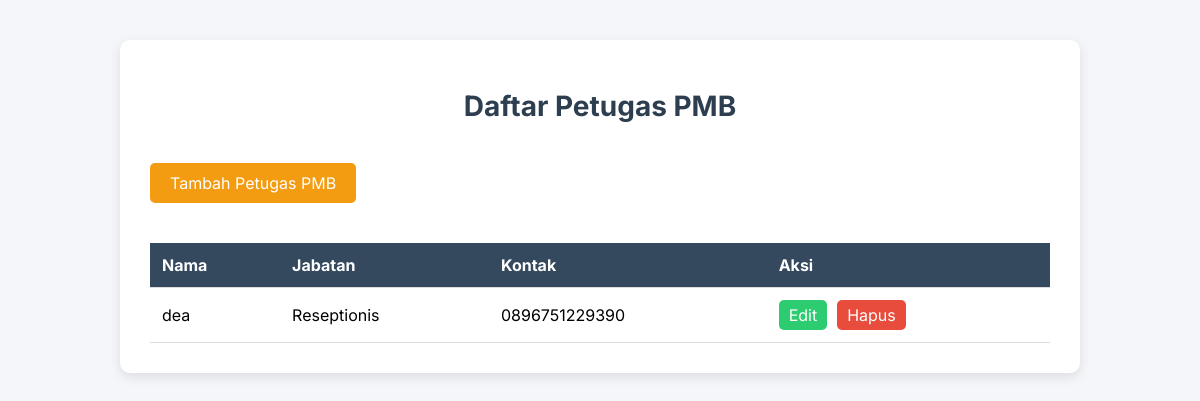
Page /daftar_petugas.php (signed in) on the committed database.
### tables this page shows
CREATE TABLE `tb_petugas_pmb` (
  `id` int(11) NOT NULL,
  `nama` varchar(100) DEFAULT NULL,
  `jabatan` varchar(100) DEFAULT NULL,
  `kontak` varchar(100) DEFAULT NULL
);

### daftar_petugas.php (the view, shortened to what this page needs)
<?php
$koneksi = new mysqli("localhost", "root", "", "db_dey");
$query = "SELECT * FROM tb_petugas_pmb";
$petugas_result = $koneksi->query($query);
?>
<!DOCTYPE html>
<html lang="id">
<head>
</head>
<body>
    <div class="container">
        <h1>Daftar Petugas PMB</h1>
        <a href="tambah_petugas_pmb.php" class="button">Tambah Petugas PMB</a>
        <table>
            <thead>
                <tr>
                    <th>Nama</th>
                    <th>Jabatan</th>
                    <th>Kontak</th>
                    <th>Aksi</th>
                </tr>
            </thead>
            <tbody>
                <?php while ($petugas = $petugas_result->fetch_assoc()): ?>
                    <tr>
                        <td><?= htmlspecialchars($petugas['nama']) ?></td>
                        <td><?= htmlspecialchars($petugas['jabatan']) ?></td>
                        <td><?= htmlspecialchars($petugas['kontak']) ?></td>
                        <td class="actions">
                            <a href="edit_petugas.php?id=<?= $petugas['id'] ?>">Edit</a>
                            <a href="hapus_petugas.php?id=<?= $petugas['id'] ?>" class="delete">Hapus</a>
                        </td>
                    </tr>
                <?php endwhile; ?>
            </tbody>
        </table>
    </div>
</body>
</html>

### daftar_petugas.php (style rules this page uses)
body { font-family: 'Inter', sans-serif; background-color: #f4f6f9; margin: 0; padding: 40px; }
.container { max-width: 900px; margin: auto; background-color: #fff; padding: 30px; border-radius: 10px; box-shadow: 0 4px 12px rgba(0, 0, 0, 0.1); }
h1 { font-size: 28px; color: #2c3e50; margin-bottom: 20px; text-align: center; }
.button { background-color: #f39c12; color: white; padding: 10px 20px; text-decoration: none; font-size: 16px; border-radius: 5px; display: inline-block; margin: 20px 0; }
table { width: 100%; border-collapse: collapse; margin-top: 20px; }
th, td { padding: 12px; text-align: left; border-bottom: 1px solid #ddd; }
th { background-color: #34495e; color: white; font-weight: bold; }
td a { color: #f39c12; text-decoration: none; }
.actions { display: flex; gap: 10px; }
.actions a { background-color: #2ecc71; padding: 5px 10px; border-radius: 5px; color: white; text-decoration: none; }
.actions .delete { background-color: #e74c3c; }

### rows in the picture
tb_petugas_pmb: nama "dea", jabatan "Reseptionis", kontak "0896751229390"
